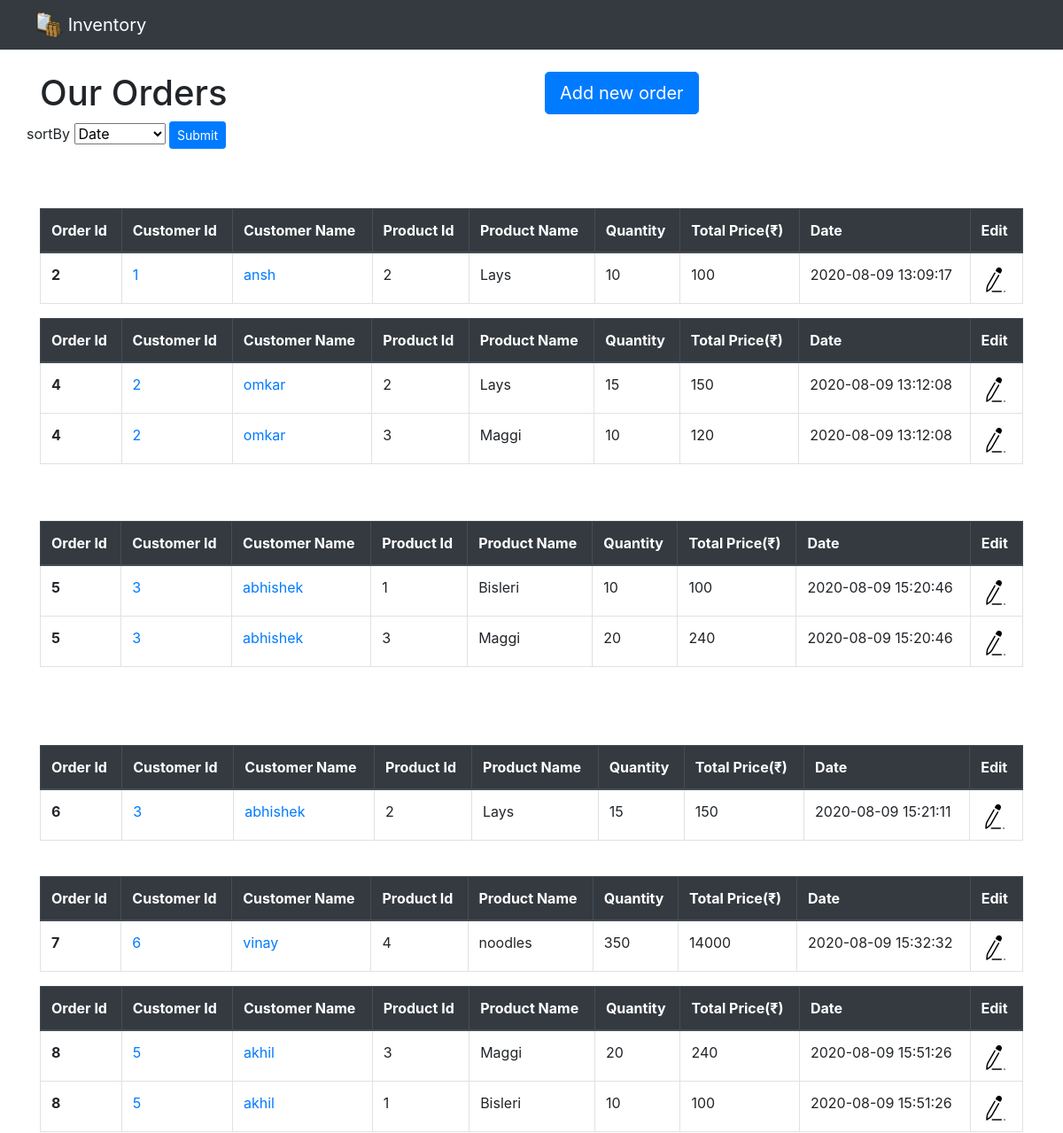
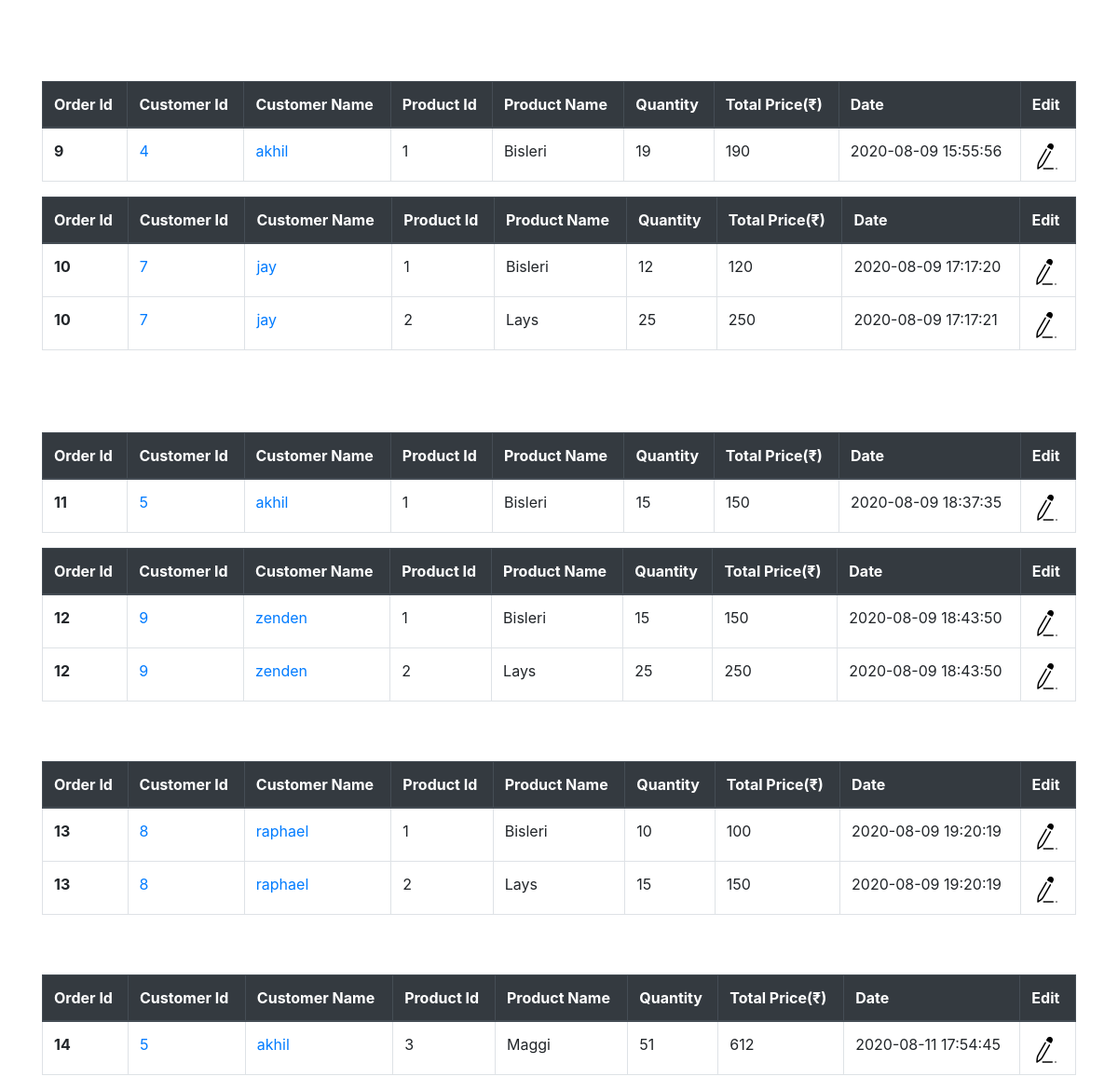
The app's page /viewOrders.php with its own data (2 pictures, top to bottom).
### tables this page shows
CREATE TABLE `orders` (
  `order_id` int(255) NOT NULL,
  `customer_id` int(255) NOT NULL,
  `product_id` int(255) NOT NULL,
  `product_name` varchar(200) NOT NULL,
  `quantity` int(255) NOT NULL,
  `total_amount` int(255) NOT NULL,
  `date_time` datetime NOT NULL
);

CREATE TABLE `customer` (
  `id` int(255) NOT NULL,
  `customer_name` varchar(100) NOT NULL,
  `customer_email` varchar(100) NOT NULL,
  `customer_phone` bigint(10) NOT NULL,
  `customer_gender` varchar(10) NOT NULL,
  `total_expenditure` int(255) NOT NULL
);

### viewOrders.php (the view, shortened to what this page needs)
<?php
    include('nav.php');
    ?>
<div class="container" style = "margin-top : 25px">
    <div class="row">
        <div class ="col col-lg-6">
            <h1>Our Orders</h1>
        </div>
        <div class ="col col-lg-6" style="float:right">
            <a href="addOrders.php">
                <button class="btn btn-primary btn-lg">Add new order</button>
            </a>
        </div>
    </div>
    <div class="row">
       <div class="form-group">
            <form action = 'viewOrders.php' method = POST>
                <label for="sortBy">sortBy</label>
                <select class="select" id="inputState" class="form-control" name="sort_by_submit">
                    <option value="date_time">Date</option>
                </select>
                <button type="submit" name="submit" class="btn btn-primary btn-sm">Submit</button>
            </form>
         </div>
    </div>
        <?php
            if(isset($_POST['submit']) && isset($_POST['sort_by_submit'])){
                $sort = $_POST['sort_by_submit'];
                if($sort == "date_time"){
                    $order_query = "select * from orders order by $sort";
                    $run_order_query = mysqli_query($con, $order_query);
                    while ($order = mysqli_fetch_array($run_order_query)) {
                        $order_id = $order['order_id'];
                    $product_id = $order['product_id'];
                    $customer_id = $order['customer_id'];
                    $quantity = $order['quantity'];
                    $product_name = $order['product_name'];
                    $amount = $order['total_amount'];
                    $date = $order['date_time'];
                    $customer_query_1 = "select * from customer where id = $customer_id";
                    $run_cust_query = mysqli_query($con, $customer_query_1);
                    while ($cust = mysqli_fetch_array($run_cust_query)) {
                        $customer_name = $cust['customer_name'];
                    }
                    $order_id_top = 2;
                    $customer_top_orderid = "SELECT order_id FROM orders ORDER BY order_id LIMIT 1";
                    $run_first_order_query = mysqli_query($con, $customer_top_orderid);
                    while ($ord = mysqli_fetch_array($run_first_order_query)) {
                        $order_id_top = $ord['order_id'];
                    }
                    if($order_id == $order_id_top || $order_id != $temp ){
                            echo "
                            <table class='table table-bordered'>
                                <thead class='thead-dark'>
                                    <tr>
                                        <th scope='col'>Order Id</th>
                                        <th scope='col'>Customer Id</th>
                                        <th scope='col'>Customer Name</th>
                                        <th scope='col'>Product Id</th>
                                        <th scope='col'>Product Name</th>
                                        <th scope='col'>Quantity</th>
                                        <th scope='col'>Total Price(₹)</th>
                                        <th scope='col'>Date</th>
                                        <th scope='col'>Edit</th>
                                    </tr>
                                </thead>
                                <tbody>
                                    <tr>
                                        <th scope='row'>$order_id </th>
                                        <td><a href='customerDetails.php?id=$customer_id'>$customer_id<a></td>
                                        <td><a href='customerDetails.php?id=$customer_id'>$customer_name</a></td>
                                        <td>$product_id</td>
                                        <td>$product_name</td>
                                        <td>$quantity</td>
                                        <td>$amount </td>
                                        <td>$date</td>
                                        <td> <a href='./editOrders.php?id=$order_id&product_id=$product_id'><img src='./edit.png'></a></td>
                                    </tr>
                                ";
                        }else{
                            echo "<tr>
                                <th scope='row'>$order_id </th>
                                <td><a href='customerDetails.php?id=$customer_id'>$customer_id<a></td>
                                <td><a href='customerDetails.php?id=$customer_id'>$customer_name</a></td>
                                <td>$product_id</td>
                                <td>$product_name</td>
                                <td>$quantity</td>
                                <td>$amount </td>
                                <td>$date</td>
                                <td> <a href='./editOrders.php?id=$order_id&product_id=$product_id'><img src='./edit.png'></a></td>
                            </tr>
                            </tbody>
                        </table>";
                        }
                        $temp = $order_id;
                    }
                }else{
                    $order_query = "select * from orders order by $sort DESC";
                    $run_order_query = mysqli_query($con, $order_query);
                    echo "<table class='table table-bordered'>
                    <thead class='thead-dark'>
                        <tr>
                            <th scope='col'>Order Id</th>
                            <th scope='col'>Customer Id</th>
                            <th scope='col'>Customer Name</th>
                            <th scope='col'>Product Id</th>
                            <th scope='col'>Product Name</th>
                            <th scope='col'>Quantity</th>
                            <th scope='col'>Total Price(₹)</th>
                            <th scope='col'>Date</th>
                            <th scope='col'>Edit</th>
                        </tr>
                    </thead>
                    <tbody>";
                    while ($order = mysqli_fetch_array($run_order_query)) {
                        $order_id = $order['order_id'];
                        $product_id = $order['product_id'];
                        $customer_id = $order['customer_id'];
                        $quantity = $order['quantity'];
                        $product_name = $order['product_name'];
                        $amount = $order['total_amount'];
                        $date = $order['date_time'];
                        $customer_query_1 = "select * from customer where id = $customer_id";
                        $run_cust_query = mysqli_query($con, $customer_query_1);
                        while ($cust = mysqli_fetch_array($run_cust_query)) {
                            $customer_name = $cust['customer_name'];
                        }
                        $query_temp = "select order_id from orders where ";
                        if($order_id == 7 || $order_id != $temp){
                            echo "
                                    <tr>
                                        <th scope='row'>$order_id </th>
                                        <td><a href='customerDetails.php?id=$customer_id'>$customer_id<a></td>
                                        <td><a href='customerDetails.php?id=$customer_id'>$customer_name</a></td>
                                        <td>$product_id</td>
                                        <td>$product_name</td>
                                        <td>$quantity</td>
                                        <td>$amount </td>
                                        <td>$date</td>
                                        <td> <a href='./editOrders.php?id=$order_id&product_id=$product_id'><img src='./edit.png'></a></td>
                                    </tr>
                                ";
                        }else{
                            echo "<tr>
                                <th scope='row'>$order_id </th>
                                <td><a href='customerDetails.php?id=$customer_id'>$customer_id<a></td>
                                <td><a href='customerDetails.php?id=$customer_id'>$customer_name</a></td>
                                <td>$product_id</td>
                                <td>$product_name</td>
                                <td>$quantity</td>
                                <td>$amount </td>
                                <td>$date</td>
                                <td> <a href='./editOrders.php?id=$order_id&product_id=$product_id'><img src='./edit.png'></a></td>
                            </tr>
                            ";
                        }
                        $temp = $order_id;
                    }
                    echo "</tbody>
                    </table>";
                }
            }else{
                $order_query = "select * from orders";
                $run_order_query = mysqli_query($con, $order_query);
                while ($order = mysqli_fetch_array($run_order_query)) {
                    $order_id = $order['order_id'];
                    $product_id = $order['product_id'];
                    $customer_id = $order['customer_id'];
                    $quantity = $order['quantity'];
                    $product_name = $order['product_name'];
                    $amount = $order['total_amount'];
                    $date = $order['date_time'];
                    $customer_query_1 = "select * from customer where id = $customer_id";
                    $run_cust_query = mysqli_query($con, $customer_query_1);
                    while ($cust = mysqli_fetch_array($run_cust_query)) {
                        $customer_name = $cust['customer_name'];
                    }
                    $order_id_top = 2;
                    $customer_top_orderid = "SELECT order_id FROM orders ORDER BY order_id LIMIT 1";
                    $run_first_order_query = mysqli_query($con, $customer_top_orderid);
                    while ($ord = mysqli_fetch_array($run_first_order_query)) {
                        $order_id_top = $ord['order_id'];
                    }
                    if($order_id == $order_id_top || $order_id != $temp ){
                        echo "<br>
                        <table class='table table-bordered'>
                            <thead class='thead-dark'>
                                <tr>
                                    <th scope='col'>Order Id</th>
                                    <th scope='col'>Customer Id</th>
                                    <th scope='col'>Customer Name</th>
                                    <th scope='col'>Product Id</th>
                                    <th scope='col'>Product Name</th>
                                    <th scope='col'>Quantity</th>
                                    <th scope='col'>Total Price(₹)</th>
                                    <th scope='col'>Date</th>
                                    <th scope='col'>Edit</th>
                                </tr>
                            </thead>
                            <tbody>
                                <tr>
                                    <th scope='row'>$order_id </th>
                                    <td><a href='customerDetails.php?id=$customer_id'>$customer_id<a></td>
                                    <td><a href='customerDetails.php?id=$customer_id'>$customer_name</a></td>
                                    <td>$product_id</td>
                                    <td>$product_name</td>
                                    <td>$quantity</td>
                                    <td>$amount </td>
                                    <td>$date</td>
                                    <td> <a href='./editOrders.php?id=$order_id&product_id=$product_id'><img src='./edit.png'></a></td>
                                </tr>
                            ";
                    }else{
                        echo "<tr>
                            <th scope='row'>$order_id </th>
                            <td><a href='customerDetails.php?id=$customer_id'>$customer_id<a></td>
                            <td><a href='customerDetails.php?id=$customer_id'>$customer_name</a></td>
                            <td>$product_id</td>
                            <td>$product_name</td>
                            <td>$quantity</td>
                            <td>$amount </td>
                            <td>$date</td>
                            <td> <a href='./editOrders.php?id=$order_id&product_id=$product_id'><img src='./edit.png'></a></td>
                        </tr>
                        </tbody>
                    </table><br>";
                    }
                $temp = $order_id;
                }
            }
        ?>
        </tbody>
    </table>
</div>
<?php
    include('footer.php');
    ?>

### records on screen
orders: order "2", customer "1", customer.customer_name "ansh", product "2", product_name "Lays", quantity "10", total_amount "100", date_time "2020-08-09 13:09:17"
orders: order "4", customer "2", customer.customer_name "omkar", product "2", product_name "Lays", quantity "15", total_amount "150", date_time "2020-08-09 13:12:08"
orders: order "4", customer "2", customer.customer_name "omkar", product "3", product_name "Maggi", quantity "10", total_amount "120", date_time "2020-08-09 13:12:08"
orders: order "5", customer "3", customer.customer_name "abhishek", product "1", product_name "Bisleri", quantity "10", total_amount "100", date_time "2020-08-09 15:20:46"
orders: order "5", customer "3", customer.customer_name "abhishek", product "3", product_name "Maggi", quantity "20", total_amount "240", date_time "2020-08-09 15:20:46"
orders: order "6", customer "3", customer.customer_name "abhishek", product "2", product_name "Lays", quantity "15", total_amount "150", date_time "2020-08-09 15:21:11"
orders: order "7", customer "6", customer.customer_name "vinay", product "4", product_name "noodles", quantity "350", total_amount "14000", date_time "2020-08-09 15:32:32"
orders: order "8", customer "5", customer.customer_name "akhil", product "3", product_name "Maggi", quantity "20", total_amount "240", date_time "2020-08-09 15:51:26"
orders: order "8", customer "5", customer.customer_name "akhil", product "1", product_name "Bisleri", quantity "10", total_amount "100", date_time "2020-08-09 15:51:26"
orders: order "9", customer "4", product "1", product_name "Bisleri", quantity "19", total_amount "190", date_time "2020-08-09 15:55:56"
customer: customer_name "akhil"
orders: order "10", customer "7", customer.customer_name "jay", product "1", product_name "Bisleri", quantity "12", total_amount "120", date_time "2020-08-09 17:17:20"
orders: order "10", customer "7", customer.customer_name "jay", product "2", product_name "Lays", quantity "25", total_amount "250", date_time "2020-08-09 17:17:21"
orders: order "11", customer "5", customer.customer_name "akhil", product "1", product_name "Bisleri", quantity "15", total_amount "150", date_time "2020-08-09 18:37:35"
orders: order "12", customer "9", customer.customer_name "zenden", product "1", product_name "Bisleri", quantity "15", total_amount "150", date_time "2020-08-09 18:43:50"
orders: order "12", customer "9", customer.customer_name "zenden", product "2", product_name "Lays", quantity "25", total_amount "250", date_time "2020-08-09 18:43:50"
orders: order "13", customer "8", customer.customer_name "raphael", product "1", product_name "Bisleri", quantity "10", total_amount "100", date_time "2020-08-09 19:20:19"
orders: order "13", customer "8", customer.customer_name "raphael", product "2", product_name "Lays", quantity "15", total_amount "150", date_time "2020-08-09 19:20:19"
orders: order "14", customer "5", customer.customer_name "akhil", product "3", product_name "Maggi", quantity "51", total_amount "612", date_time "2020-08-11 17:54:45"
